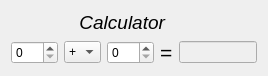
<?xml version="1.0" encoding="UTF-8"?>
<ui version="4.0">
 <class>Widget</class>
 <widget class="QWidget" name="Widget">
  <property name="geometry">
   <rect>
    <x>0</x>
    <y>0</y>
    <width>268</width>
    <height>74</height>
   </rect>
  </property>
  <property name="windowTitle">
   <string>Widget</string>
  </property>
  <layout class="QGridLayout" name="gridLayout">
   <item row="3" column="0">
    <layout class="QHBoxLayout" name="horizontalLayout">
     <item>
      <widget class="QSpinBox" name="leftValueSpinBox">
       <property name="maximum">
        <number>999</number>
       </property>
      </widget>
     </item>
     <item>
      <widget class="QComboBox" name="operatorComboBox">
       <item>
        <property name="text">
         <string>+</string>
        </property>
       </item>
       <item>
        <property name="text">
         <string>-</string>
        </property>
       </item>
       <item>
        <property name="text">
         <string>*</string>
        </property>
       </item>
       <item>
        <property name="text">
         <string>/</string>
        </property>
       </item>
      </widget>
     </item>
     <item>
      <widget class="QSpinBox" name="rightValueSpinBox">
       <property name="maximum">
        <number>999</number>
       </property>
      </widget>
     </item>
     <item>
      <widget class="QLabel" name="equalLabel">
       <property name="font">
        <font>
         <pointsize>16</pointsize>
        </font>
       </property>
       <property name="text">
        <string>=</string>
       </property>
      </widget>
     </item>
     <item>
      <widget class="QLineEdit" name="resultLineEdit">
       <property name="enabled">
        <bool>false</bool>
       </property>
       <property name="readOnly">
        <bool>true</bool>
       </property>
      </widget>
     </item>
    </layout>
   </item>
   <item row="1" column="0">
    <widget class="QLabel" name="label">
     <property name="font">
      <font>
       <pointsize>14</pointsize>
       <weight>50</weight>
       <italic>true</italic>
       <bold>false</bold>
      </font>
     </property>
     <property name="layoutDirection">
      <enum>Qt::LeftToRight</enum>
     </property>
     <property name="text">
      <string>             Calculator</string>
     </property>
    </widget>
   </item>
  </layout>
 </widget>
 <layoutdefault spacing="6" margin="11"/>
 <resources/>
 <connections/>
</ui>
